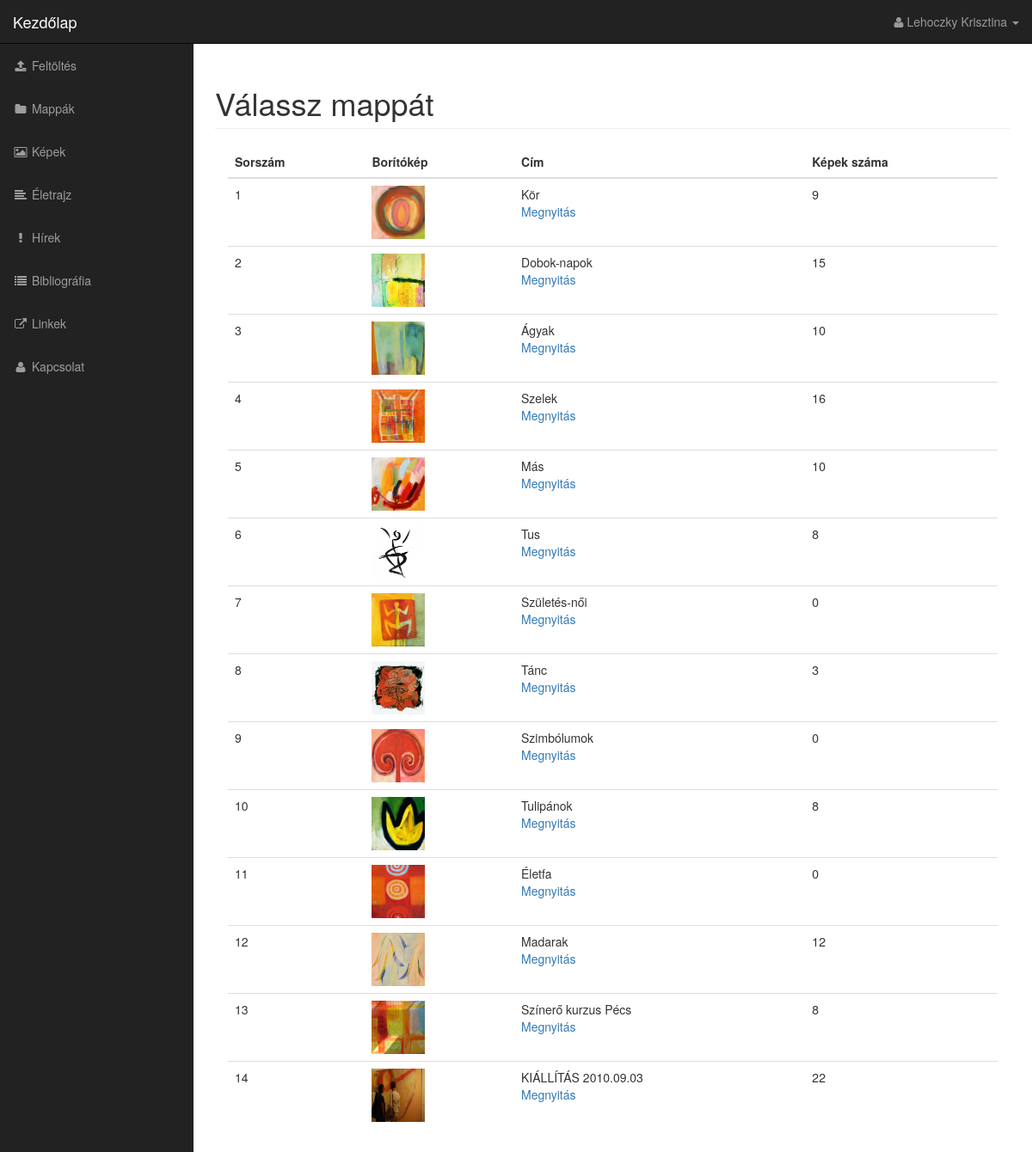
Screenshot of /admin/select_folder.php (signed in) with the database file from the repository.
### tables this page shows
CREATE TABLE `folders` (
  `id` int(11) NOT NULL,
  `title_hu` varchar(255) NOT NULL,
  `title_en` varchar(255) NOT NULL,
  `parent_id` int(11) NOT NULL,
  `photo_id` int(11) NOT NULL,
  `ordinal_number` int(11) NOT NULL
);

CREATE TABLE `photos` (
  `id` int(11) NOT NULL,
  `title_hu` varchar(255) NOT NULL,
  `title_en` varchar(255) NOT NULL,
  `caption` varchar(255) NOT NULL,
  `description` text NOT NULL,
  `filename` varchar(255) NOT NULL,
  `alternate_text` varchar(255) NOT NULL,
  `type` varchar(255) NOT NULL,
  `size` int(11) NOT NULL,
  `user_id` int(11) NOT NULL,
  `folder_id` int(11) NOT NULL,
  `ordinal_number` int(11) NOT NULL
);

### admin/includes/folder.php (called while the page is built, shortened)
<?php
class Folder extends Db_object {
	protected static $db_table = "folders";
	public $id;
	public $photo_id;
	public $image_placeholder = "images/160x160&text=image.png";
	public function cover_photo() {
		$cover_photo = Photo::find_by_id($this->photo_id);
		return !empty($cover_photo) ? $cover_photo->picture_path() : $this->image_placeholder;
	}
	public static function find_the_photos($folder_id=0) {
		global $database;
		$sql = "SELECT * FROM photos ";
		$sql .= "WHERE folder_id = " . $database->escape_string($folder_id) . " ORDER BY ordinal_number";
		return $photos = Photo::find_by_query($sql);
	}
	public static function findChildren($parent_id=0){
		$sql = "SELECT * FROM " . self::$db_table . " ";
		$sql .= "WHERE parent_id = " . $parent_id . " ORDER BY ordinal_number";
		return $children = Folder::find_by_query($sql);
	}
	public function generatePathAdmin(){
		if(self::findChildren($this->id)){
			return "select_folder.php?id=".$this->id."";
		} else {
			return "photos.php?id=".$this->id."";
		}
	}
}
?>

### admin/includes/database.php (called while the page is built, shortened)
<?php
class Database {
	public $db;
	function __construct() {
		$this->db = $this->open_db_connection();
	}
	public function open_db_connection() {
		$this->connection = new mysqli(DB_HOST,DB_USER,DB_PASS,DB_NAME);
		return $this->connection;
	}
	public function query($sql) {
		$result = $this->db->query($sql);
		return $result;
	}
	public function escape_string($string) {
		return $this->db->real_escape_string($string);
	}
}
$database = new Database();
?>

### admin/includes/db_object.php (called while the page is built, shortened)
<?php
class Db_object {
	public static function find_by_id($id) {
		$the_result_array = static::find_by_query("SELECT * FROM " . static::$db_table . " WHERE id = $id LIMIT 1");
		return !empty($the_result_array) ? array_shift($the_result_array) : false;
	}
	public static function find_by_query($sql) {
		global $database;
		$result_set = $database->query($sql);
		$the_object_array = array();
		while ($row = mysqli_fetch_array($result_set)) {
			$the_object_array[] = static::instantiation($row);
		}
		return $the_object_array;
	}
	public static function instantiation($the_record) {
		$the_object = new $calling_class();
        foreach ($the_record as $the_attribute => $value) {
        	if($the_object->has_the_attribute($the_attribute)) {
        		$the_object->$the_attribute = $value;
        	}
        }
        return $the_object;
	}
	private function has_the_attribute($the_attribute) {
		$object_properties = get_object_vars($this);
		return array_key_exists($the_attribute, $object_properties);
	}
}
?>

### admin/includes/photo.php (called while the page is built, shortened)
<?php
class Photo extends Db_object {
	public $filename;
	public $upload_directory = "images";
	public function picture_path() {
		return $this->upload_directory.DS.$this->filename;
	}
}
?>

### admin/select_folder.php (the view, shortened to what this page needs)
<?php include("includes/header.php"); ?>
<?php
$parent_id = isset($_GET['id']) ? $_GET['id'] : 0;
$folders = Folder::findChildren($parent_id);
?>
        <nav class="navbar navbar-inverse navbar-fixed-top" role="navigation">
        <?php include("includes/top_nav.php"); ?>
        <?php include("includes/side_nav.php"); ?>
        </nav>
        <div id="page-wrapper">
            <div class="container-fluid">
                <div class="row">
                    <div class="col-lg-12">
                        <h1 class="page-header">
                            Válassz mappát
                        </h1>
                        <div class="col-md-12">
                            <table class="table table-hover">
                                <thead>
                                    <tr>
                                        <th>Sorszám</th>
                                        <th>Borítókép</th>
                                        <th>Cím</th>
                                        <th>Képek száma</th>
                                    </tr>
                                </thead>
                                <tbody>
                                    <?php foreach ($folders as $folder) : ?>
                                        <tr>
                                            <td><?php echo $folder->ordinal_number; ?></td>
                                            <td><img class="admin-user-thumbnail user_image" src="<?php echo $folder->cover_photo(); ?>" alt=""></td>
                                            <td><?php echo $folder->title_hu; ?>
                                                <div class="action_links">
                                                    <a href="<?php echo $folder->generatePathAdmin(); ?>">Megnyitás</a>
                                                </div>
                                            </td>
                                            <td><?php echo count($folder->find_the_photos($folder->id)); ?></td>
                                        </tr>
                                    <?php endforeach; ?>
                                </tbody>
                            </table>
                        </div>
                    </div>
                </div>
            </div>
        </div>
  <?php include("includes/footer.php"); ?>

### admin/css/sb-admin.css (style rules this page uses)
body { margin-top: 100px; background-color: #222; }
@media (min-width:768px) { body { margin-top: 50px; } }
#page-wrapper { width: 100%; padding: 0; background-color: #fff; }
@media (min-width:768px) { #page-wrapper { padding: 10px; } }

### admin/css/styles.css (style rules this page uses)
.user_image { width: 62px; height: 62px; }

### rows the page displays
folders: ordinal_number "1", photo.filename (picture), title_hu "Kör", count($folder->find_the_photos($folder->id)) "9"
folders: ordinal_number "2", photo.filename (picture), title_hu "Dobok-napok", count($folder->find_the_photos($folder->id)) "15"
folders: ordinal_number "3", photo.filename (picture), title_hu "Ágyak", count($folder->find_the_photos($folder->id)) "10"
folders: ordinal_number "4", photo.filename (picture), title_hu "Szelek", count($folder->find_the_photos($folder->id)) "16"
folders: ordinal_number "5", photo.filename (picture), title_hu "Más", count($folder->find_the_photos($folder->id)) "10"
folders: ordinal_number "6", photo.filename (picture), title_hu "Tus", count($folder->find_the_photos($folder->id)) "8"
folders: ordinal_number "7", photo.filename (picture), title_hu "Születés-női", count($folder->find_the_photos($folder->id)) "0"
folders: ordinal_number "8", photo.filename (picture), title_hu "Tánc", count($folder->find_the_photos($folder->id)) "3"
folders: ordinal_number "9", photo.filename (picture), title_hu "Szimbólumok", count($folder->find_the_photos($folder->id)) "0"
folders: ordinal_number "10", photo.filename (picture), title_hu "Tulipánok", count($folder->find_the_photos($folder->id)) "8"
folders: ordinal_number "11", photo.filename (picture), title_hu "Életfa", count($folder->find_the_photos($folder->id)) "0"
folders: ordinal_number "12", photo.filename (picture), title_hu "Madarak", count($folder->find_the_photos($folder->id)) "12"
folders: ordinal_number "13", photo.filename (picture), title_hu "Színerő kurzus Pécs", count($folder->find_the_photos($folder->id)) "8"
folders: ordinal_number "14", photo.filename (picture), title_hu "KIÁLLÍTÁS 2010.09.03", count($folder->find_the_photos($folder->id)) "22"
